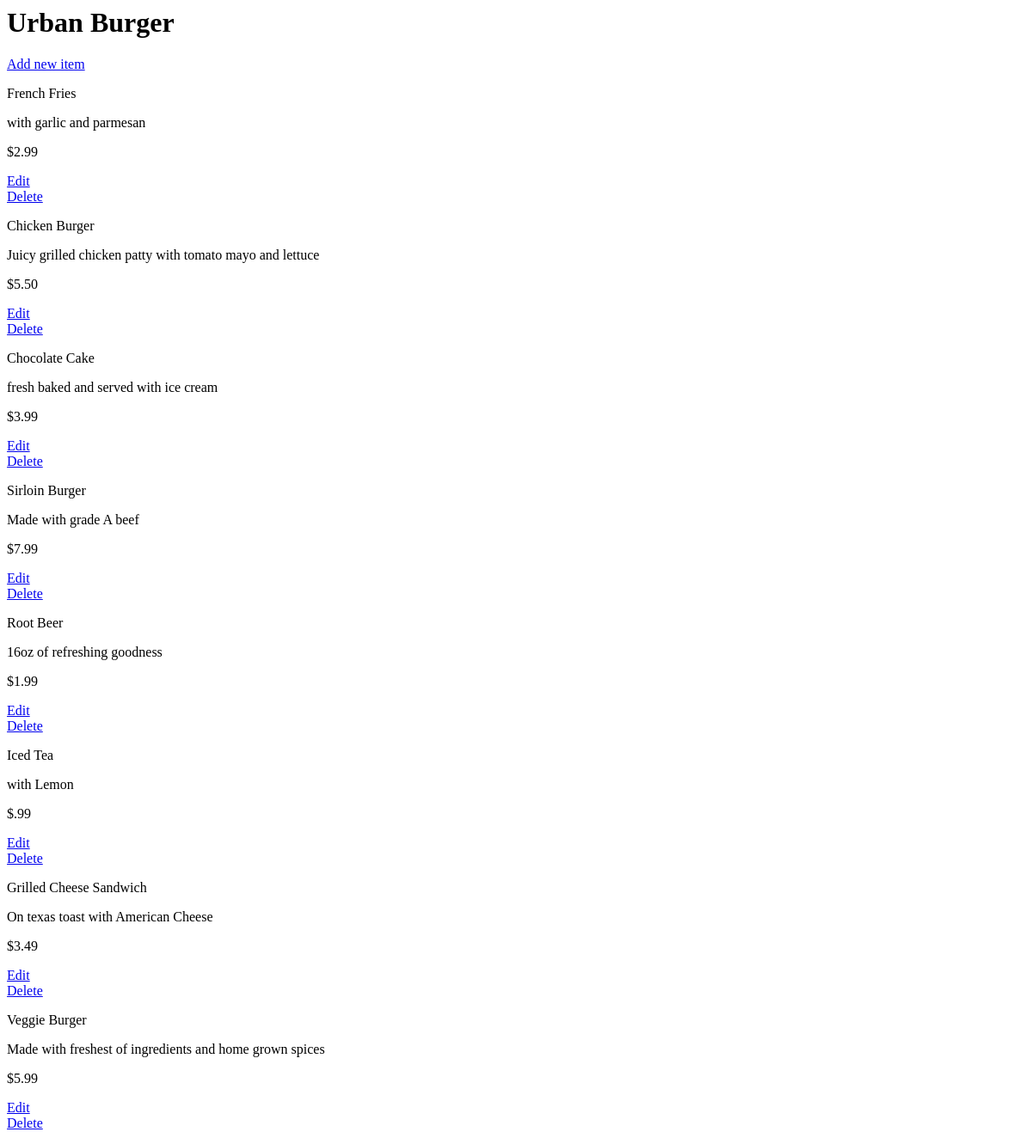
The page /restaurants/1/ on the database as committed earlier.
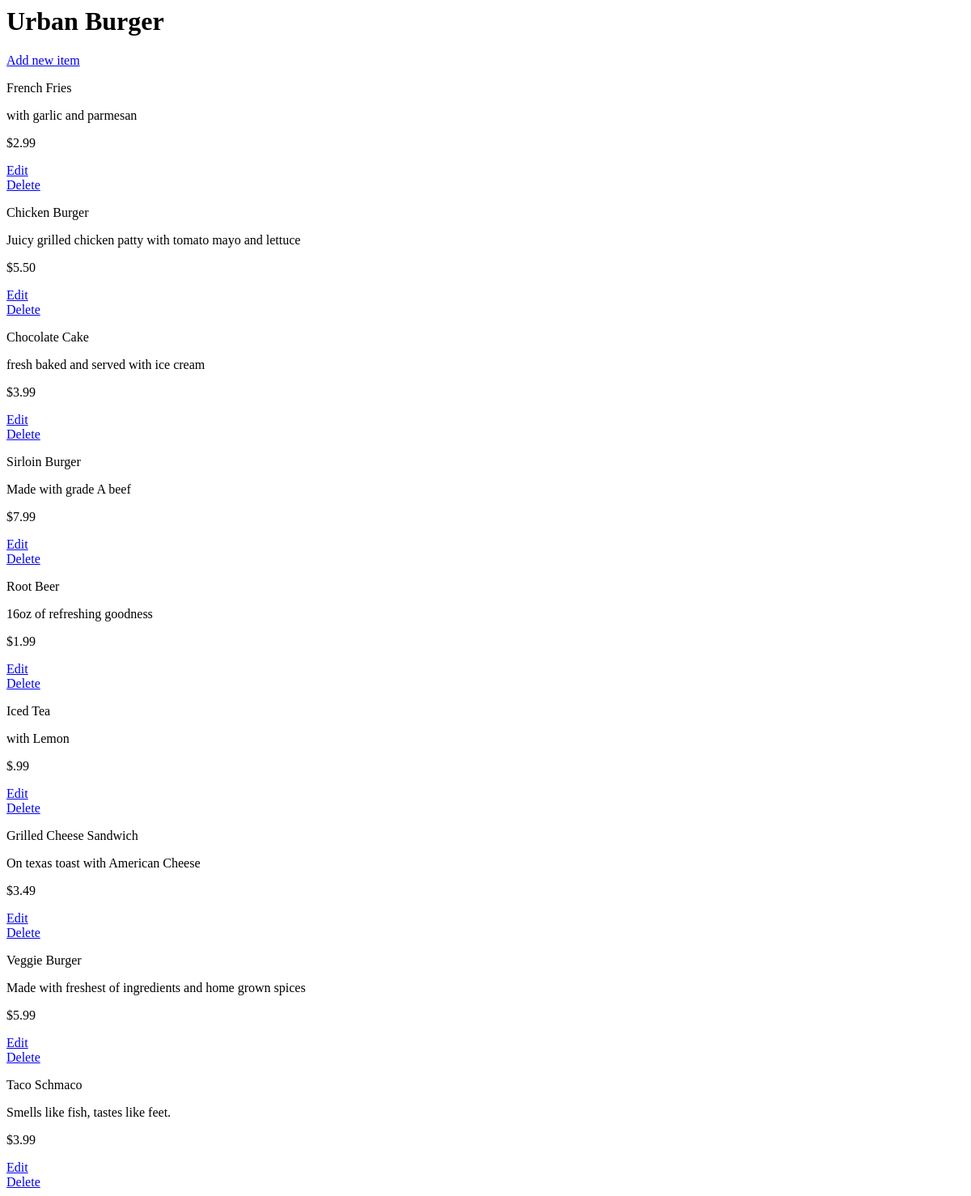
The same page on the database as committed later.
### database_setup.py (models this page shows)
class Restaurant(Base):
	__tablename__ = 'restaurant'
	name = Column(String(80), nullable=False)
	id = Column(Integer, primary_key = True)

class MenuItem(Base):
	__tablename__ = 'menu_item'
	name = Column(String(80), nullable=False)
	id = Column(Integer, primary_key = True)
	course = Column(String(250))
	description = Column(String(250))
	price = Column(String(8))
	restaurant_id = Column(Integer, ForeignKey('restaurant.id'))
	restaurant = relationship(Restaurant)

### project.py (the view)
@app.route('/restaurants/<int:restaurant_id>/')
def restaurantMenu(restaurant_id):
	restaurant = session.query(Restaurant).filter_by(id = restaurant_id).one()
	items = session.query(MenuItem).filter_by(restaurant_id = restaurant_id)
	return render_template('menu.html', restaurant = restaurant, items = items)

### templates/menu.html (shortened to what this page needs)
<html>
	<body>
		<h1>{{restaurant.name}}</h1>
		<a href='{{url_for('newMenuItem', restaurant_id = restaurant.id)}}'>Add new item</a>
		{% for i in items %}
			<div>
				<p>{{i.name}}</p>
				<p>{{i.description}}</p>
				<p> {{i.price}} </p>
				<a href='{{url_for('editMenuItem', restaurant_id = restaurant.id, menu_id = i.id) }}'>Edit</a>
				<a href = '{{url_for('deleteMenuItem', restaurant_id = restaurant.id, menu_id = i.id ) }}'>Delete</a>
			</div>
		{% endfor %}
	</body>
</html>

Rows that differ between the two databases and show on the page:
added MenuItem: name "Taco Schmaco", description "Smells like fish, tastes like feet.", price "$3.99"
